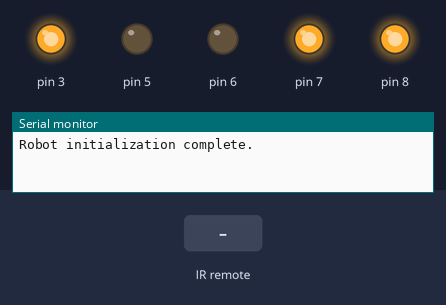
Bench run of a sketch on a simulated Arduino Uno, built with avr-gcc and run on an emulated ATmega328P. Parts: output pins drawn as LEDs (lit = HIGH), the last lines printed to the serial monitor. The inputs (shaded band) are chosen by the test bench. The board resets itself during the run and starts again.

Above: at 1.2 s.
1.3 s: infrared code 0xFF02FD received
At 2.9 s:
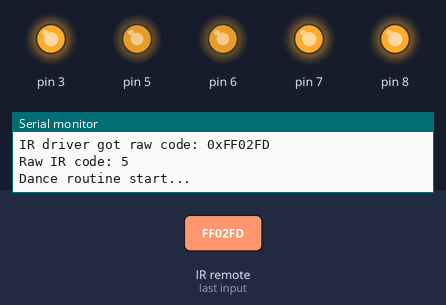
4.3 s: infrared code 0xFF629D received
At 4.4 s:
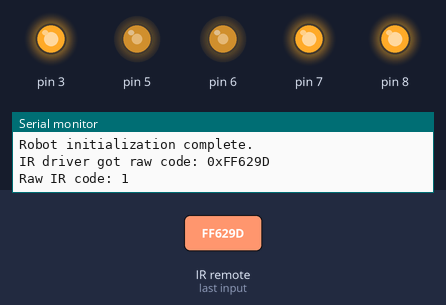
6.0 s: infrared code 0xFFA857 received
At 6.1 s:
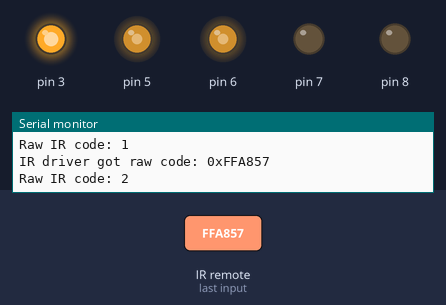
7.7 s: infrared code 0xFF22DD received
At 7.8 s:
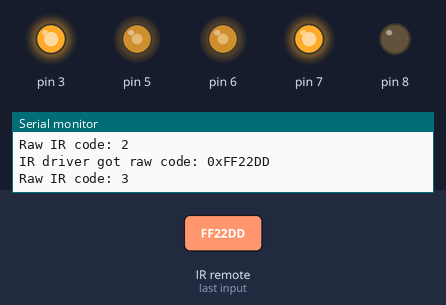
9.4 s: infrared code 0xFFC23D received
At 9.5 s:
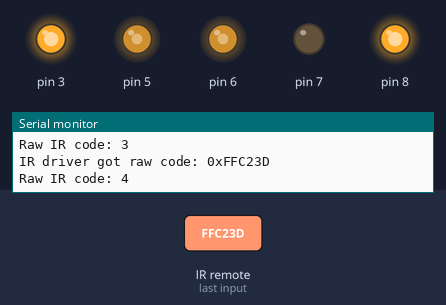
11.1 s: infrared code 0xFF02FD received
At 11.5 s:
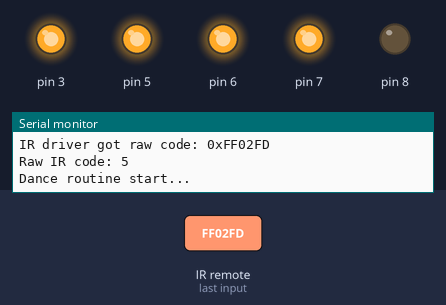
Timing chart, 0 to 14.6 s (numbered marks = the images above; inputs shaded):
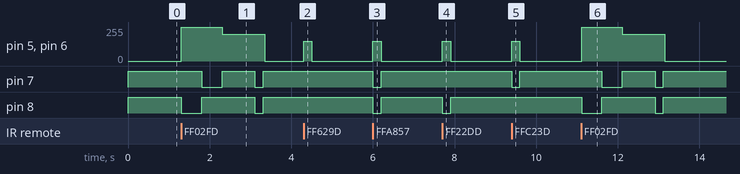

The sketch:

SmartRobotCarV4.0_V2_20220322.ino
```cpp
#include <avr/wdt.h>
#include "ApplicationFunctionSet_xxx0.h"

// Create our control object
ApplicationFunctionSet Application_FunctionSet;

void setup()
{
  // Enable the watchdog timer (2 seconds) in case of a loop hang.
  wdt_enable(WDTO_2S);

  // Initialize everything (IR, motors, etc.)
  Application_FunctionSet.init();
}

void loop()
{
  // Reset the watchdog periodically.
  wdt_reset();

  // Continuously check the IR and update motor control.
  Application_FunctionSet.IRControlLoop();

  // (Other tasks can be added here if needed.)
}
```

ApplicationFunctionSet_xxx0.cpp
```cpp
#include "ApplicationFunctionSet_xxx0.h"

// Define the IR receiver pin
#define IR_RECV_PIN 11

#ifndef IR_INACTIVITY_TIMEOUT
  #define IR_INACTIVITY_TIMEOUT 200  // Try 200ms for snappier stop; adjust as desired.
#endif

// ---------------------------------------------------------
// init() - Initialize IR + motor driver
// ---------------------------------------------------------
void ApplicationFunctionSet::init()
{
    Serial.begin(9600);

    // IR
    AppIRrecv.DeviceDriverSet_IRrecv_Init();
    pinMode(IR_RECV_PIN, INPUT);

    // Motors
    AppMotor.DeviceDriverSet_Motor_Init();

    Serial.println("Robot initialization complete.");
}

// ---------------------------------------------------------
// stopCar() - Helper to stop both motors
// ---------------------------------------------------------
void ApplicationFunctionSet::stopCar()
{
    AppMotor.DeviceDriverSet_Motor_control(
        direction_void, 0,
        direction_void, 0,
        control_enable
    );
}

// ---------------------------------------------------------
// moveCar() - Map codes to movement:
//    1 => Forward
//    2 => Backward
//    3 => Spin Left
//    4 => Spin Right
//    anything else => stop
// ---------------------------------------------------------
void ApplicationFunctionSet::moveCar(uint8_t direction, uint8_t speed)
{
    switch (direction)
    {
        case 1: // Forward
            AppMotor.DeviceDriverSet_Motor_control(
                direction_just, speed,
                direction_just, speed,
                control_enable
            );
            break;

        case 2: // Backward
            AppMotor.DeviceDriverSet_Motor_control(
                direction_back, speed,
                direction_back, speed,
                control_enable
            );
            break;

        case 3: // Spin Left
            AppMotor.DeviceDriverSet_Motor_control(
                direction_just, speed,
                direction_back, speed,
                control_enable
            );
            break;

        case 4: // Spin Right
            AppMotor.DeviceDriverSet_Motor_control(
                direction_back, speed,
                direction_just, speed,
                control_enable
            );
            break;

        default:
            stopCar();
            break;
    }
}

// ---------------------------------------------------------
// doDance() - A fun multi-step routine.
// ---------------------------------------------------------
void ApplicationFunctionSet::doDance()
{
    Serial.println("Dance routine start...");

    // --- Quick spin left for 500 ms at full speed
    AppMotor.DeviceDriverSet_Motor_control(
        direction_just, 255,
        direction_back, 255,
        control_enable
    );
    delay(500);

    // --- Quick spin right for 500 ms at full speed
    AppMotor.DeviceDriverSet_Motor_control(
        direction_back, 255,
        direction_just, 255,
        control_enable
    );
    delay(500);

    // --- Forward 600 ms at fast speed
    AppMotor.DeviceDriverSet_Motor_control(
        direction_just, 200,
        direction_just, 200,
        control_enable
    );
    delay(600);

    // --- Wiggle: forward 200 ms, then backward 200 ms (twice)
    for (int i = 0; i < 2; i++)
    {
        // Forward 200 ms
        AppMotor.DeviceDriverSet_Motor_control(
            direction_just, 200,
            direction_just, 200,
            control_enable
        );
        delay(200);

        // Backward 200 ms
        AppMotor.DeviceDriverSet_Motor_control(
            direction_back, 200,
            direction_back, 200,
            control_enable
        );
        delay(200);
    }

    // --- Slow spin left 800 ms
    AppMotor.DeviceDriverSet_Motor_control(
        direction_just, 150,
        direction_back, 150,
        control_enable
    );
    delay(800);

    // --- Slow spin right 800 ms
    AppMotor.DeviceDriverSet_Motor_control(
        direction_back, 150,
        direction_just, 150,
        control_enable
    );
    delay(800);

    // --- Quick dash forward 300 ms at near max speed
    AppMotor.DeviceDriverSet_Motor_control(
        direction_just, 220,
        direction_just, 220,
        control_enable
    );
    delay(300);

    // --- Quick dash backward 300 ms
    AppMotor.DeviceDriverSet_Motor_control(
        direction_back, 220,
        direction_back, 220,
        control_enable
    );
    delay(300);

    // --- Final double spin: left 400 ms, then right 400 ms
    AppMotor.DeviceDriverSet_Motor_control(
        direction_just, 180,
        direction_back, 180,
        control_enable
    );
    delay(400);
    AppMotor.DeviceDriverSet_Motor_control(
        direction_back, 180,
        direction_just, 180,
        control_enable
    );
    delay(400);

    // Stop
    stopCar();
    Serial.println("Dance complete!");
}


// ---------------------------------------------------------
// IRControlLoop()
//   - Decodes IR codes
//   - Keeps driving as long as "movement" codes continue
//   - Stops if no new code arrives within IR_INACTIVITY_TIMEOUT
//   - Code 5 triggers doDance()
// ---------------------------------------------------------
void ApplicationFunctionSet::IRControlLoop()
{
    uint8_t currentIRCode = 0;
    static unsigned long lastIRTime = 0;  // Track when we got the last valid IR command
    static uint8_t lastIRCodeSaved = 0;   // Track the last non-zero IR code

    // Try to get a new IR code
   bool gotCode = AppIRrecv.DeviceDriverSet_IRrecv_Get(&currentIRCode);

    if (gotCode) {
      Serial.print("Raw IR code: ");
      Serial.println(currentIRCode, HEX);  // Print in hex for clarity

      // If the code is a repeat code
      if (currentIRCode == 0xFF || currentIRCode == 0xFFFFFFFF /* or 0 */) {
        // Keep using lastIRCodeSaved, but update time so it doesn't time out:
        Serial.println("Repeat code detected");
        currentIRCode = lastIRCodeSaved;
      } else {
        // If it's a brand-new code, store it for future 'repeat'
        lastIRCodeSaved = currentIRCode;
      }

      // Always update lastIRTime if we got *any* code
      lastIRTime = millis();
    }


    // If we have not received any code in the last X ms, stop
    if ((millis() - lastIRTime) > IR_INACTIVITY_TIMEOUT)
    {
        // No recent IR signals -> Stop the car
        stopCar();
        // Also clear the last saved code if you want it to require a new press
        lastIRCodeSaved = 0;
        return;
    }

    // Otherwise, if we do have a valid last code, handle it
    if (lastIRCodeSaved != 0)
    {
        if (lastIRCodeSaved == 5)
        {
            // Special case: dance routine
            doDance();
            stopCar();
            // Clear the code so we don't keep dancing
            lastIRCodeSaved = 0;
        }
        else
        {
            // Move according to the last known code
            moveCar(lastIRCodeSaved, 150);
        }
    }
    else
    {
        // If there's no valid code at all, just stop
        stopCar();
    }
}
```

ApplicationFunctionSet_xxx0.h
```cpp
#ifndef APPLICATIONFUNCTIONSET_XXX0_H
#define APPLICATIONFUNCTIONSET_XXX0_H

#include "Arduino.h"
#include "DeviceDriverSet_xxx0.h"

/**
 * A simplified class that:
 *   - Reads IR codes
 *   - Moves the motors while a button is held
 *   - Does a "dance" on a separate button press
 *   - Gives "forward" priority over "backward" if both are held
 */
class ApplicationFunctionSet
{
public:
    void init();           // call in setup()
    void IRControlLoop();  // call in loop()

private:
    // Move, stop, or dance
    void moveCar(uint8_t direction, uint8_t speed);
    void stopCar();
    void doDance();

    // Inactivity time for IR in ms
    const unsigned long IR_INACTIVITY_TIMEOUT = 200;

    // Track the last code/time to detect "button release"
    unsigned long lastIRTime = 0;
    uint8_t       lastIRCode = 0;

    // For priority logic (if needed)
    // We'll store the current "active" direction so we can ignore
    // contradictory commands (e.g. backward while in forward).
    uint8_t currentActiveDirection = 0; // 1=fwd,2=back,3=left,4=right,0=stop

    // Our hardware drivers
    DeviceDriverSet_IRrecv  AppIRrecv;
    DeviceDriverSet_Motor   AppMotor;
};

#endif
  
```

QMI8658C.cpp
```cpp
/*
 * @Description: QMI8658C
 * @Author: ELEGOO
 * @Date: 2019-07-10 16:46:17
 * @LastEditTime: 2021-04-27 10:47:31
 * @LastEditors: Changhua
 */
#include "QMI8658C.h"
#include "I2Cdev.h"

/*----------------------------------------------------------------------------------------------
  QMI8658C UI Sensor Configuration Settings and Output Data
*/
///<Configuration Registers>
#define address 0X6B  //device address
#define WHO_AM_I 0X00 //Device identifier
#define CTRL1 0x02    //Serial Interface and Sensor Enable
#define CTRL2 0x03    //Accelerometer Settings
#define CTRL3 0x04    //Gyroscope Settings
#define CTRL4 0X05    //Magnetometer Settings
#define CTRL5 0X06    //Sensor Data Processing Settings
#define CTRL7 0x08    //Enable Sensors and Configure Data Reads
#define CTRL8 0X09    //Reserved – Special Settings

///<Sensor Data Output Registers>
#define AccX_L 0x35
#define AccX_H 0x36
#define AccY_L 0x37
#define AccY_H 0x38
#define AccZ_L 0x39
#define AccZ_H 0x3A

#define GyrX_L 0x3B
#define GyrX_H 0x3C
#define GyrY_L 0x3D
#define GyrY_H 0x3E
#define GyrZ_L 0x3F
#define GyrZ_H 0x40

/*
  QMI8658C UI Sensor Configuration Settings and Output Data
----------------------------------------------------------------------------------------------*/
int16_t QMI8658C_readBytes(void)
{
  uint8_t buffer[14];
  I2Cdev::readBytes(address, GyrZ_L, 2, buffer);
  return ((buffer[1] << 8) | buffer[0]);
}

/*
  获取陀螺仪静态原始数据
  作用于偏航角计算时调零参量
*/
bool QMI8658C::QMI8658C_calibration(void)
{
  unsigned short times = 1000; //采样次数
  for (int i = 0; i < times; i++)
  {
    gz = QMI8658C_readBytes();
    gzo += gz;
  }
  gzo /= times; //计算陀螺仪偏移

  return false;
}

bool QMI8658C::QMI8658C_dveInit(void)
{
  Wire.begin();
  uint8_t chip_id = 0x00;
  uint8_t cout;
  do
  {
    I2Cdev::readBytes(address, WHO_AM_I, 1, &chip_id);
    Serial.print("WHO_AM_I: 0X");
    Serial.println(chip_id, HEX);
    cout += 1;
    if (cout > 10)
    {
      return true;
    }
    delay(10);
  } while (chip_id == 0); //确保从机设备在线（强行等待 获取 ID ）

  I2Cdev::writeByte(address, CTRL1, 0x40); //Serial Interface and Sensor Enable<串行接口（SPI或I 2 C）地址自动递增>
  I2Cdev::writeByte(address, CTRL7, 0x03); //Enable Sensors and Configure Data Reads<Enable Gyroscope Accelerometer>

  I2Cdev::writeByte(address, CTRL2, 0x04); //Accelerometer Settings<±2g  500Hz>
  I2Cdev::writeByte(address, CTRL3, 0x64); //Gyroscope Settings< ±2048dps 500Hz>
  I2Cdev::writeByte(address, CTRL5, 0x11); //Sensor Data Processing Settings<Enable Gyroscope Accelerometer 低通滤波>

  delay(1000);

  // unsigned short times = 1000; //采样次数
  // for (int i = 0; i < times; i++)
  // {
  //   gz = QMI8658C_readBytes();
  //   gzo += gz;
  // }
  // gzo /= times; //计算陀螺仪偏移

  QMI8658C_calibration();
  return false;
}

bool QMI8658C::QMI8658C_dveGetEulerAngles(float *gyro, float *yaw)
{
  unsigned long now = millis();   //当前时间(ms)
  dt = (now - lastTime) / 1000.0; //微分时间(s)
  lastTime = now;                 //上一次采样时间(ms)
  gz = QMI8658C_readBytes();      //读取六轴原始数值
  float gyroz = -(gz - gzo) / 32.00 * dt;
  if (fabs(gyroz) <= 0.05)
  {
    gyroz = 0.00;
  }
  agz += gyroz; //z轴角速度积分

  *gyro = gyroz;

  *yaw = agz;
  return false;
}
bool QMI8658C::QMI8658C_dveGetEulerAngles(float *Yaw)
{
  unsigned long now = millis();   //当前时间(ms)
  dt = (now - lastTime) / 1000.0; //微分时间(s)
  lastTime = now;                 //上一次采样时间(ms)
  gz = QMI8658C_readBytes();
  float gyroz = -(gz - gzo) / 32.00 * dt; //z轴角速度< 131.0 为传感器比例系数常量，详细信息请查阅MPU-6050_DataSheet>
  if (fabs(gyroz) <= 0.05)
  {
    gyroz = 0.00;
  }
  agz += gyroz; //z轴角速度积分
  *Yaw = agz;
  return false;
}
void HDSC_IIC_Test(void)
{
  float gyro, is_yaw;
  uint8_t IIC_buff[10];
  uint8_t a = 0;
  Wire.requestFrom(0x51, 6); // request 6 bytes from slave device #2
  while (Wire.available())   // slave may send less than requested
  {
    IIC_buff[a++] = Wire.read(); // receive a byte as character
  }

  if ((IIC_buff[0] == 0XA1) && (IIC_buff[5] == 0XB1))
  {

    gyro = ((IIC_buff[1] << 8) | (IIC_buff[2])) / 1000.00;
    is_yaw = ((IIC_buff[3] << 8) | (IIC_buff[4])) / 100.00;

    Serial.print(gyro);
    Serial.print("\t");
    Serial.print(is_yaw);
  }
  else
  {
    /* code */
    Serial.println("Contact Changhua :STM8S003F3_MPU6050 data error"); // print the character
    return;
  }
  // for (int i = 0; i < a; i++)
  // {
  //   Serial.print(IIC_buff[i], HEX);
  //   Serial.print("\t");
  // }
  Serial.println("");
}
void QMI8658C::QMI8658C_Check(void)
{
  Wire.begin();
  uint8_t address_Test = 0;
  int error = 1;
  delay(1000);
  do
  {
    Wire.beginTransmission(address_Test);
    error = Wire.endTransmission();

    Serial.print("address_Test: 0X");
    Serial.println(address_Test, HEX);
    address_Test++;
    delay(100);
  } while (error); //扫描从机设备
  Serial.println("address_Test: OK");

  // Wire.beginTransmission(0x51);
  // Wire.write(110);
  // Wire.endTransmission();

  // for (;;)
  // {

  //   HDSC_IIC_Test();
  //   //delay(1);
  // }
}
```

QMI8658C.h
```cpp
/*
 * @Description: QMI8658C
 * @Author: ELEGOO
 * @Date: 2019-07-10 16:46:17
 * @LastEditTime: 2021-04-27 10:43:15
 * @LastEditors: Changhua
 */

#ifndef _QMI8658C_H_

#define _QMI8658C_H_
#include <Arduino.h>
class QMI8658C
{
public:
  bool QMI8658C_dveInit(void);
  bool QMI8658C_calibration(void);
  bool QMI8658C_dveGetEulerAngles(float *gyro, float *yaw);
  bool QMI8658C_dveGetEulerAngles(float *yaw);
  void QMI8658C_Check(void);

public:
  int16_t ax, ay, az, gx, gy, gz;
  float pith, roll, yaw;
  unsigned long now, lastTime = 0;
  float dt;      //微分时间
  float agz = 0; //角度变量
  long gzo = 0;  //陀螺仪偏移量
};

//extern QMI8658C _QMI8658C;
#endif
```

Source omitted: DeviceDriverSet_xxx0.cpp (12545 bytes), DeviceDriverSet_xxx0.h (5207 bytes)

Measured:
- after the input at 1.3 s, pin 5, pin 6: 0/255 → 255/255 at once, → 200/255 1.0 s later, → 0/255 1.0 s later; pin 7: HIGH → LOW after 0.51 s, → HIGH 0.50 s later, → LOW 0.80 s later, → HIGH 0.20 s later; pin 8: HIGH → LOW at once, → HIGH 0.50 s later, → LOW 1.3 s later, → HIGH 0.20 s later
- after the input at 4.3 s, pin 5, pin 6: 0/255 → 150/255 at once, → 0/255 0.20 s later
- after the input at 6.0 s, pin 5, pin 6: 0/255 → 150/255 at once, → 0/255 0.20 s later; pin 7, pin 8: HIGH → LOW at once, → HIGH 0.20 s later
- after the input at 7.7 s, pin 5, pin 6: 0/255 → 150/255 at once, → 0/255 0.20 s later; pin 8: HIGH → LOW at once, → HIGH 0.20 s later
- after the input at 9.4 s, pin 5, pin 6: 0/255 → 150/255 at once, → 0/255 0.20 s later; pin 7: HIGH → LOW at once, → HIGH 0.20 s later
- after the input at 11.1 s, pin 5, pin 6: 0/255 → 255/255 at once, → 200/255 1.0 s later, → 0/255 1.0 s later; pin 7: HIGH → LOW after 0.51 s, → HIGH 0.50 s later, → LOW 0.80 s later, → HIGH 0.20 s later; pin 8: HIGH → LOW at once, → HIGH 0.50 s later, → LOW 1.3 s later, → HIGH 0.20 s later
